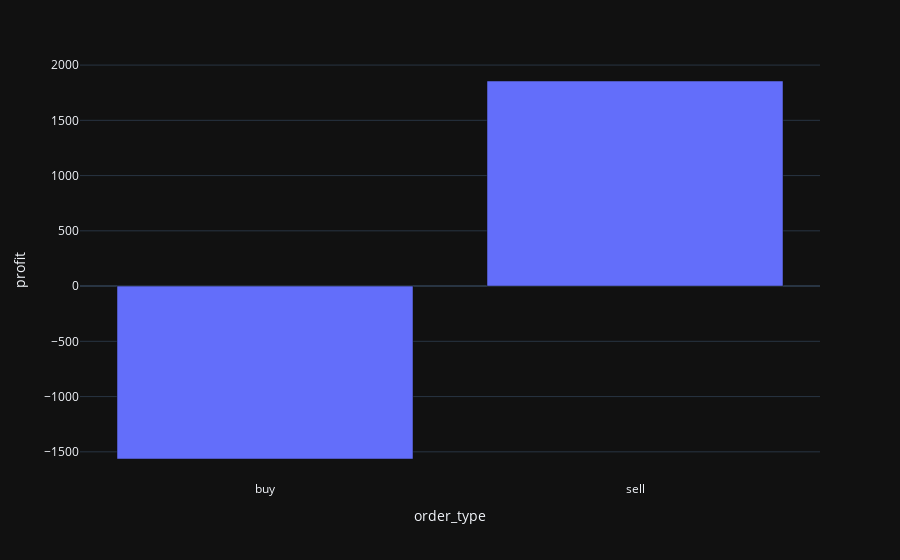
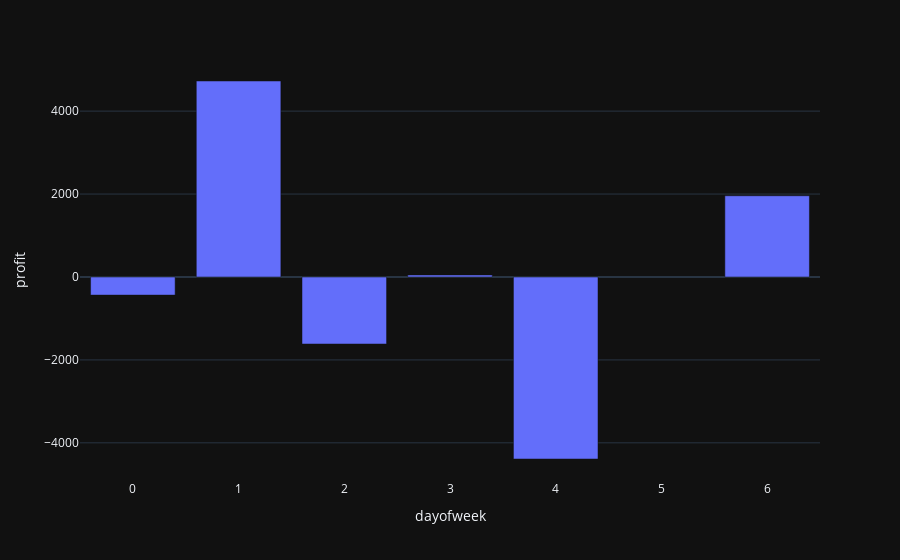

Write notebook code for charts like these, in order.
### Code cell
evaluate_backtest(bt.trades)

### Figure 1 — Plotly figure (JSON) as saved in the notebook; plotly's stock layout.template omitted (floating-point values rounded to 4 significant figures)
{"data": [{"alignmentgroup": "True", "hovertemplate": "order_type=%{x}<br>profit=%{y}<extra></extra>", "legendgroup": "", "marker": {"color": "#636efa", "pattern": {"shape": ""}}, "name": "", "offsetgroup": "", "orientation": "v", "showlegend": false, "textposition": "auto", "type": "bar", "x": ["buy", "sell"], "xaxis": "x", "y": [-1565, 1856], "yaxis": "y"}], "layout": {"barmode": "relative", "legend": {"tracegroupgap": 0}, "margin": {"t": 60}, "xaxis": {"anchor": "y", "domain": [0, 1], "title": {"text": "order_type"}}, "yaxis": {"anchor": "x", "domain": [0, 1], "title": {"text": "profit"}}}}

### Figure 2 — Plotly figure (JSON) as saved in the notebook; plotly's stock layout.template omitted (floating-point values rounded to 4 significant figures)
{"data": [{"alignmentgroup": "True", "hovertemplate": "dayofweek=%{x}<br>profit=%{y}<extra></extra>", "legendgroup": "", "marker": {"color": "#636efa", "pattern": {"shape": ""}}, "name": "", "offsetgroup": "", "orientation": "v", "showlegend": false, "textposition": "auto", "type": "bar", "x": [0, 1, 2, 3, 4, 6], "xaxis": "x", "y": [-437, 4727, -1617, 49, -4390, 1959], "yaxis": "y"}], "layout": {"barmode": "relative", "legend": {"tracegroupgap": 0}, "margin": {"t": 60}, "xaxis": {"anchor": "y", "domain": [0, 1], "title": {"text": "dayofweek"}}, "yaxis": {"anchor": "x", "domain": [0, 1], "title": {"text": "profit"}}}}
